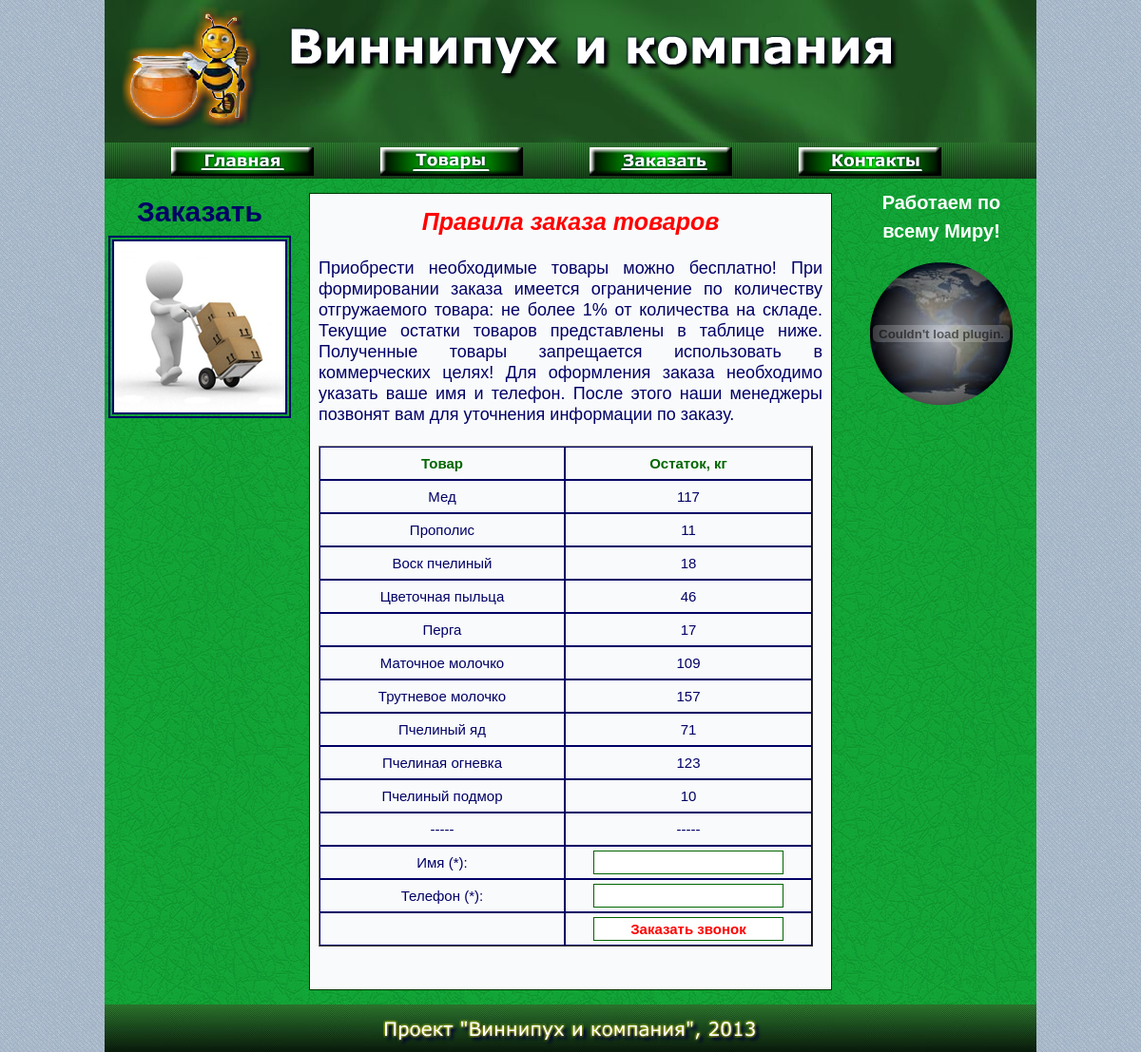
/front/index.php?id=2, run on the app's committed database.
### tables this page shows
CREATE TABLE IF NOT EXISTS `razmetka` (
  `id` int(11) NOT NULL AUTO_INCREMENT,
  `html` text NOT NULL,
  PRIMARY KEY (`id`)
);

CREATE TABLE IF NOT EXISTS `opisan` (
  `id` int(11) NOT NULL AUTO_INCREMENT,
  `naim` varchar(100) NOT NULL,
  `txt` text NOT NULL,
  PRIMARY KEY (`id`)
);

### front/lib.php (the view, shortened to what this page needs)
<?php
function getHTML($nom)
{
	$html = "";
	$db = mysql_connect(ServerName,UserLogin,UserPassword);
	if ($db)
	{
		if (mysql_select_db(DbName,$db))
		{
			$rez = mysql_query("SELECT * FROM razmetka WHERE (id={$nom})");
			$kol_str = mysql_num_rows($rez);
			if ($kol_str==1)
			{
				$row = mysql_fetch_row($rez);
				$html = $row[1];
			}
		}
	}
	echo $html;
}
function makeTabl()
{
	$db = mysql_connect(ServerName,UserLogin,UserPassword);
	if ($db)
	{
		if (mysql_select_db(DbName,$db))
		{
			$sql1 = "SELECT naim, SUM(kol) FROM tovar GROUP BY naim ASC";
			$rez1 = mysql_query($sql1,$db);
			$sql2 = "SELECT naim FROM opisan";
			$rez2 = mysql_query($sql2,$db);
			$out_page = "";
			for ($i=0;$i<10;$i++)
			{
				$row1 = mysql_fetch_row($rez1);
				$row2 = mysql_fetch_row($rez2);
				$kol = $row1[1];
				$naim = $row2[0];
				$out_page .= "<tr><td>{$naim}</td><td>{$kol}</td></tr>";
			}
			echo $out_page;
		}
	}
}
?>

### front/puh.css (style rules this page uses)
body, table, tr, td, div, ul, li, img, a, h1, th, input, form { margin: 0px; padding: 0px; vertical-align: top; }
body { background-color: white; background-image: url('img/fon.png'); background-repeat: repeat; background-attachment: fixed; background-position: top left; width:100%; height:100%; }
.div_opisan { text-decoration: none; font-size: 18px; font-family: verdana, arial, serif; font-style: normal; font-weight: normal; line-height: 22px; color: #000066; width: 530px; white-space: normal; text-align: justify; }
.h1_opisan { width: 530px; text-align: center; text-decoration: none; font-size: 25px; font-family: verdana, arial, serif; font-style: italic; font-weight: bold; line-height: 40px; color: red; }
.left_b { padding-top: 10px; padding-bottom: 20px; width: 200px; }
.left_b img { border: #000066 6px double; }
.left_b h1 { width: 200px; text-align: center; text-decoration: none; font-size: 30px; font-family: verdana, arial, serif; font-style: normal; font-weight: bold; line-height: 50px; color: #000066; }
#right_b { padding-top: 10px; padding-bottom: 20px; width: 200px; }
#right_b h1 { text-align: center; white-space: nowrap; width: 200px; text-decoration: none; font-size: 20px; font-family: verdana, arial, serif; font-style: normal; font-weight: bold; line-height: 30px; color: white; }
#zakaz td, #zakaz th, #zakaz input { white-space: nowrap; text-decoration: none; font-size: 15px; font-family: verdana, arial, serif; font-style: normal; line-height: 15px; color: #000066; }
#zakaz th { font-weight: bold; color: #006600; }
#zakaz tr { height: 35px; }
#zakaz td, #zakaz th { width: 260px; vertical-align: middle; text-align: center; border: #000066 1px solid; }
#zakaz input { font-weight:bold; width: 200px; height: 25px; border: #006600 1px solid; background-color: white; padding: 3px; color: red; }

### data on the page
razmetka: html "Заказать", html (picture)
razmetka: html "Правила заказа товаров Приобрести необходимые товары можно бесплатно! При формировании заказа имеется ограничение по количеству отгружаемого товара: не более 1% от количества на складе. Текущие остатки товаров представлены в таблице ниже. Полученные товары запрещается использовать в коммерческих целях! Для оформления заказа необходимо указать ваше имя и телефон. После этого наши менеджеры позвонят вам для уточнения информации по заказу."
razmetka: html "Товар Остаток, кг"
opisan: naim "Мед", kol "117"
opisan: naim "Прополис", kol "11"
opisan: naim "Воск пчелиный", kol "18"
opisan: naim "Цветочная пыльца", kol "46"
opisan: naim "Перга", kol "17"
opisan: naim "Маточное молочко", kol "109"
opisan: naim "Трутневое молочко", kol "157"
opisan: naim "Пчелиный яд", kol "71"
opisan: naim "Пчелиная огневка", kol "123"
opisan: naim "Пчелиный подмор", kol "10"
razmetka: html "Работаем по всему Миру!", html (picture)
